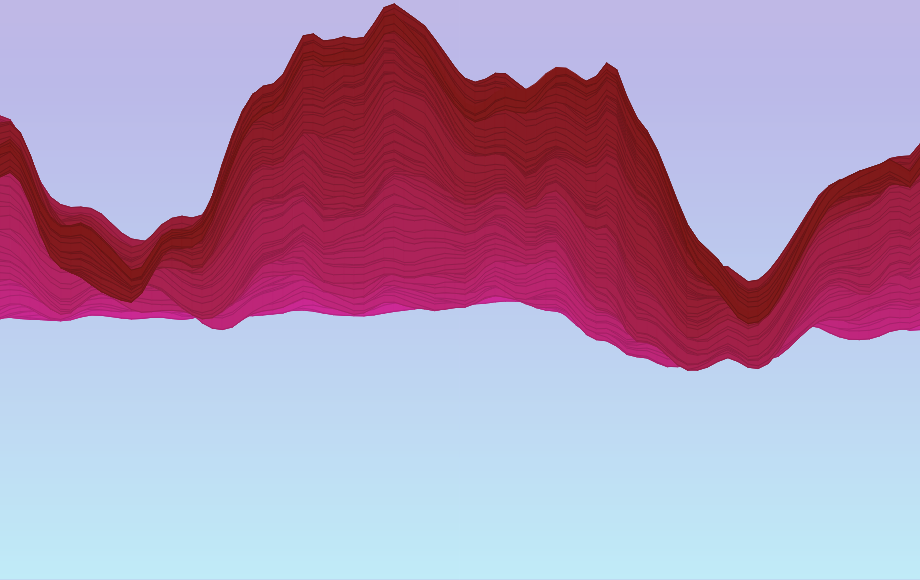
Frame 1 (no input)
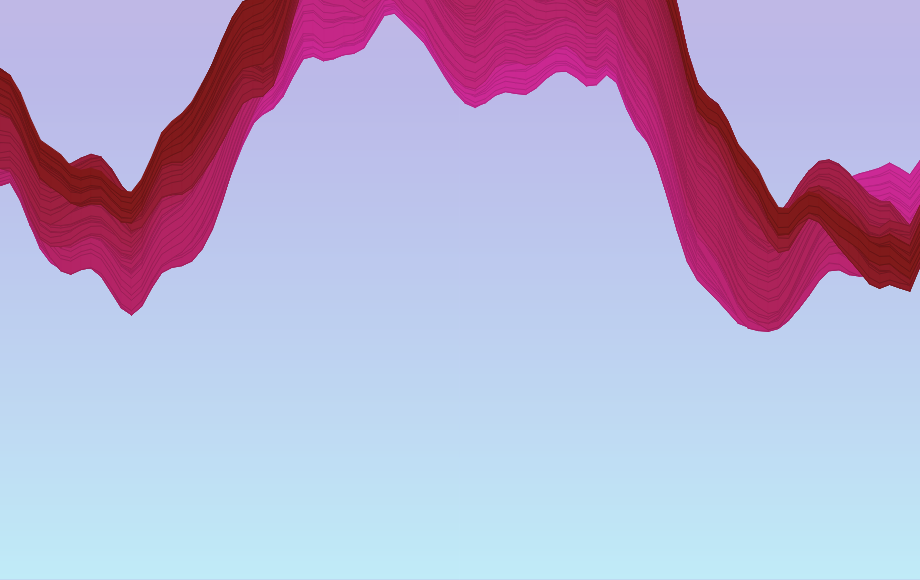
Frame 2 (the mouse pressed at the canvas centre, redrawn once)

The p5.js sketch that drew these frames (run headless with seeded random() and noise() and a simulated clock; the mouse was pressed at the canvas centre and the sketch redrawn once):

// p5.js sketch
// ── sketch.js
let yArr = [];
let yOff = 0.0;
const yIncrement = 0.05;
const iterations = 200;

function setup() {
  createCanvas(920, 580);
  noLoop();
  noiseSeed(123);
  colorMode(HSB, 360, 100, 100);
  for (let i = 0; i < width / 10; i++) {
    const n = noise(yOff - 0.5) * (height / 8);
    yOff += yIncrement;
    yArr.push(n);
  }
}

function draw() {
  background(250, 20, 90);

  const from = color(250, 20, 90);
  const to = color(180, 24, 99);
  for (let y = 0; y < height; y++) {
    const percent = y / height;
    const interA = lerpColor(from, to, percent);
    stroke(interA);
    line(0, y, width, y);
  }

  translate(0, height / 2);
  for (let y = 0; y <= iterations; y++) {
    drawRow(y);
  }
}

function drawRow(rowIndex) {
  const tempY = [];

  for (let i = 0; i < yArr.length; i++) {
    const n = (noise(yOff) - 0.5) * (height / 16);
    yOff += yIncrement;
    tempY.push(yArr[i] + n);
    const h = map(rowIndex, 0, iterations, 320, 360);
    const b = map(rowIndex, 0, iterations, 80, 50);
    stroke(h, 80, b);
    fill(h, 80, b);

    if (i > 0) {
      const x1 = map(i, 0, yArr.length - 1, 0, width);
      const x2 = map(i - 1, 0, yArr.length - 1, 0, width);
      beginShape();
      vertex(x1, yArr[i]);
      vertex(x2, yArr[i - 1]);
      vertex(x2, tempY[i - 1]);
      vertex(x1, tempY[i]);
      endShape(CLOSE);

      stroke(h, 80, b - 10);
      line(x1, yArr[i], x2, yArr[i - 1]);
    }
  }

  yArr = tempY;
  yOff = random(100);
}
